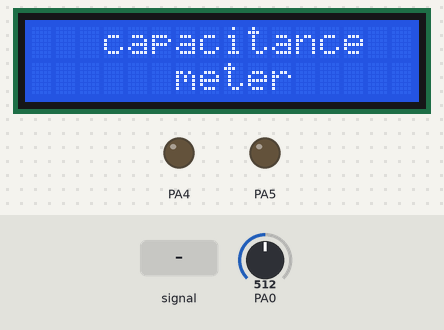
Recording of a program running on a simulated ATmega32, built with avr-gcc and emulated at 8 MHz. On the bench: 16×2 character LCD, output pins drawn as LEDs (lit = HIGH). Wiring (inferred from the names in the program): character LCD (HD44780): RS PD1; R/W PD2; E PD0; data PD4, PD5, PD6, PD7. The inputs (shaded band) are chosen by the test bench; at power-on: PA0 = 512. Pins used as bus, display or sensor lines are not drawn.

Above: at 0.5 s.
2.3 s: PA0 fed a 200 Hz sine of ±255 counts around its level
At 2.7 s:
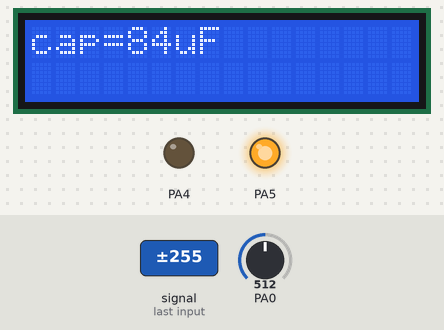
5.3 s: PA0 set to 0
At 6.4 s:
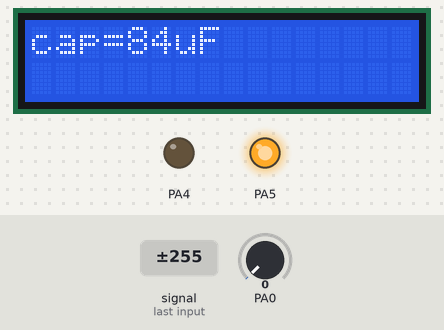
6.8 s: PA0 set to 632
8.3 s: PA0 set to 657
At 10.9 s:
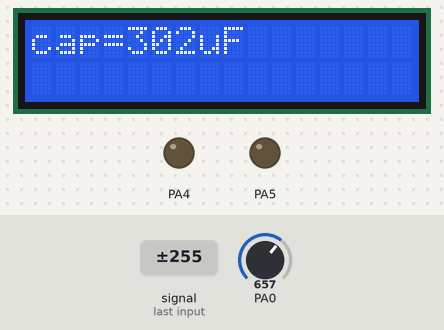
Timing chart, 0 to 12.3 s (numbered marks = the images above; inputs shaded):
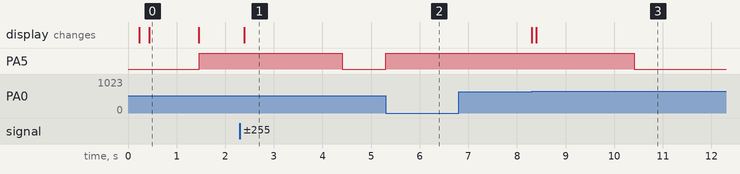

Measured:
- the behaviour switches between 647 and 648 on PA0 (found by bisection; images 2 and 3)
- after the input at 2.3 s, PA5: HIGH → LOW after 2.1 s; the display: changes after 0.09 s (image 1)
- after the input at 5.3 s, PA5: LOW → HIGH at once
- after the input at 6.8 s, every drawn part: stays the same
- after the input at 8.3 s, PA5: HIGH → LOW after 2.1 s; the display: first changes at once (image 3 shows a later state)
- what the display in image 0 shows lasts 1.1 s, from 0.4 s to 1.5 s

The program:

capacitance_meter.c
```c
/*
 * capacitance_meter.c
 *
 * Created: 8/8/2024 8:53:21 PM
 *  Author: Omar Mahfouz
 */


#include <avr/io.h>
#include <avr/interrupt.h>
#define F_CPU 8000000UL
#include <util/delay.h>
#include "ADC.h"
#include "LCD.h"
#include "Timer_driver.h"
#include "STD_MACROS.h"
#define RESISTOR (10000.0)
volatile unsigned long counter1=0;
unsigned long time,start_time;
float capacitance;

int main(void)
{

	LCD_init();
	ADC_vinit();
	timer0_ctc_Vinit();
	LCD_move_cursor(1,4);
	LCD_send_string("capacitance");
	LCD_move_cursor(2,7);
	LCD_send_string("meter");
	_delay_ms(1000);
	LCD_clearscreen();

    while(1)
    {
		SET_BIT(DDRA,5);
		CLR_BIT(DDRA,4);
		DIO_WRITE('A',5,1);
		start_time=counter1;
		while(ADC_u16Read()<648);
			time=counter1-start_time;
			capacitance=((time/RESISTOR)*1000);
			if (capacitance>=1)
			{
				LCD_clearscreen();
				LCD_send_string("cap=");
				if (capacitance<10)
				{
					LCD_vsend_char((unsigned short)capacitance+48);
				}

				else if (capacitance<99)
				{
					LCD_vsend_char((unsigned short)capacitance/10+48);
					LCD_vsend_char((unsigned short)capacitance%10+48);
				}
				else
				{
					LCD_vsend_char((unsigned short)capacitance/100+48);
					LCD_vsend_char(((unsigned short)capacitance/10)-(((unsigned short)capacitance/100)*10)+48);
					LCD_vsend_char((unsigned short)capacitance%10+48);

				}

				LCD_send_string("uF");
				_delay_ms(2000);
			}
			else
			{
				LCD_clearscreen();
				LCD_send_string("Out of range");
				_delay_ms(2000);
			}
			DIO_WRITE('A',5,0);
			CLR_BIT(DDRA,5);
			SET_BIT(DDRA,4);
			DIO_WRITE('A',4,0);
			while(ADC_u16Read()>0);
    }
}
ISR(TIMER0_COMP_vect)
{
	counter1++;
}
```

ADC.h
```c
/*
 * ADC.h
 *
 * Created: 8/1/2024 6:39:53 PM
 *  Author: Omar Mahfouz
 */


#ifndef ADC_H_
#define ADC_H_

void ADC_vinit(void);
unsigned short ADC_u16Read(void);


#endif /* ADC_H_ */
```

ADC_DERIVER.c
```c
/*
 * ADC_DERIVER.c
 *
 * Created: 8/1/2024 6:39:40 PM
 *  Author: Omar Mahfouz
 */
#include <avr/io.h>
#include "STD_MACROS.h"
void ADC_vinit(void)
{
	SET_BIT(ADMUX,REFS0);//configure V_ref
	SET_BIT(ADCSRA,ADEN);//enable ADC
	/*choose ADC pin*/
	CLR_BIT(ADMUX,MUX0);
	CLR_BIT(ADMUX,MUX1);
	CLR_BIT(ADMUX,MUX2);
	/*adjust ADC clk*/
	SET_BIT(ADCSRA,ADPS1);
	SET_BIT(ADCSRA,ADPS2);
}

unsigned short ADC_u16Read(void)
{
	unsigned short read_val;
	SET_BIT(ADCSRA,ADSC);//start conversion
	while(READ_BIT(ADCSRA,ADSC)==1);
	SET_BIT(ADCSRA,ADIF);//clear flag bit
	read_val=ADCL;
	read_val |=(ADCH<<8);
	return read_val;
}
```

STD_MACROS.h
```c
#define register_size	8
#define SET_BIT(reg,bit)	reg|=(1<<bit)
#define CLR_BIT(reg,bit)	reg&=(~(1<<bit))
#define TOG_BIT(reg,bit)	reg^=(1<<bit)
#define READ_BIT(reg,bit)	((reg&(1<<bit))>>bit)
```

LCD_DRIVER.c
```c
/*
 * LCD_DRIVER.c
 *
 * Created: 7/24/2024 12:32:55 PM
 *  Author: PC
 */

#define four_bit_mode
#define CURSOR_DISPLAY 0x0c
#include "LCD.h"
#define F_CPU	8000000UL
#include <util/delay.h>
void LCD_vsend_char(char data)
{
	#if defined	eight_bit_mode
{
	DIO_write_port(PORT_DATA,data);
	DIO_WRITE(PORT_CONTROL,RS,1);
	enable();
}
	#elif defined four_bit_mode
	{


	DIO_write_High_nipple(PORT_DATA,data>>4);
	DIO_WRITE(PORT_CONTROL,RS,1);
	enable();
	DIO_write_High_nipple(PORT_DATA,data);
	DIO_WRITE(PORT_CONTROL,RS,1);
	enable();
	}
	#endif
	_delay_ms(1);
}
void LCD_vsend_cmd(char cmd)
{
	#if defined	eight_bit_mode
{
	DIO_write_port(PORT_DATA,cmd);
	DIO_WRITE(PORT_CONTROL,RS,0);
	enable();
}
	#elif defined four_bit_mode
	{
	DIO_write_High_nipple(PORT_DATA,cmd>>4);
	DIO_WRITE(PORT_CONTROL,RS,0);
	enable();
	DIO_write_High_nipple(PORT_DATA,cmd);
	DIO_WRITE(PORT_CONTROL,RS,0);
	enable();
	}
	#endif
	_delay_ms(1);
}
void LCD_init(void)
{
	_delay_ms(200);
	#if defined eight_bit_mode
	{


	DIO_SETPORT_DIR(PORT_DATA,0xff);
	DIO_SETPIN_DIR(PORT_CONTROL,EN,1);
	DIO_SETPIN_DIR(PORT_CONTROL,RS,1);
	DIO_SETPIN_DIR(PORT_CONTROL,RW,1);
	DIO_WRITE(PORT_CONTROL,RW,0);
	LCD_vsend_cmd(EIGHT_BITS);
	_delay_ms(1);
	LCD_vsend_cmd(CURSOR_DISPLAY);
	_delay_ms(1);
	LCD_vsend_cmd(CLR_SCREEN);
	_delay_ms(10);
	LCD_vsend_cmd(ENTRY_MODE);
	_delay_ms(1);
	}
#elif defined four_bit_mode
{
	DIO_SET_high_nipple(PORT_DATA);
	DIO_SETPIN_DIR(PORT_CONTROL,EN,1);
	DIO_SETPIN_DIR(PORT_CONTROL,RS,1);
	DIO_SETPIN_DIR(PORT_CONTROL,RW,1);
	DIO_WRITE(PORT_CONTROL,RW,0);
	LCD_vsend_cmd(RETURN_HOME);
	_delay_ms(10);
	LCD_vsend_cmd(FOUR_BITS);
	_delay_ms(1);
	LCD_vsend_cmd(CURSOR_DISPLAY);
	_delay_ms(1);
	LCD_vsend_cmd(CLR_SCREEN);
	_delay_ms(10);
	LCD_vsend_cmd(ENTRY_MODE);
	_delay_ms(1);
}
	#endif

}
void LCD_move_cursor(char row,char col)
{
	char cmd;
	if (row<1 || row>2 || col<1 || col>16)
	{
		cmd=0x80;
	}
	else if(row==1)
	{
		cmd=0x80+col-1;
	}
	else
	{
		cmd=0xc0+col-1;
	}
	LCD_vsend_cmd(cmd);
}
void LCD_clearscreen(void)
{
	LCD_vsend_cmd(CLR_SCREEN);
	_delay_ms(10);
}
void LCD_send_string(char *ptr)
{
	while(*ptr != 0)
	{
		LCD_vsend_char(*ptr);
		ptr++;
	}
}
void  enable(void)
{
	DIO_WRITE(PORT_CONTROL,EN,1);
	_delay_ms(2);
	DIO_WRITE(PORT_CONTROL,EN,0);
	_delay_ms(2);

}
```

LCD.h
```c
/*
 * LCD.h
 *
 * Created: 7/24/2024 12:33:09 PM
 *  Author: PC
 */


#ifndef LCD_H_
#define LCD_H_

#define CLR_SCREEN	0x01
//#define CURSOR_DISPLAY 0x0E
#define RETURN_HOME 0x02
#define ENTRY_MODE 0x06
#define FOUR_BITS	0x28
#define EIGHT_BITS	0x38
#define EN	0
#define RS	1
#define RW	2
#define PORT_DATA	'D'
#define PORT_CONTROL 'D'
void LCD_vsend_char(char data);
void LCD_vsend_cmd(char cmd);
void LCD_init(void);
void LCD_move_cursor(char row,char col);
void LCD_clearscreen(void);
void LCD_clearscreen(void);
void LCD_send_string(char *ptr);
void enable(void);


#endif /* LCD_H_ */
```

Timer_driver.c
```c
/*
 * Timer_driver.c
 *
 * Created: 8/8/2024 2:16:08 PM
 *  Author:Omar Mahfouz
 */
#include "STD_MACROS.h"
#include <avr/interrupt.h>
void Timer0_normal_Vinit(void)
{
	/*CLR WGM00 WGM01 bits in TccR0 to be in normal mode*/
	CLR_BIT(TCCR0,WGM00);
	CLR_BIT(TCCR0,WGM01);

	/*set timer clock prescaler 1024 101*/
	SET_BIT(TCCR0,CS00);
	CLR_BIT(TCCR0,CS01);
	//SET_BIT(TCCR0,CS02);

	/*TCNT0 value for 10ms we need 256-n(79)*/


	sei();
	SET_BIT(TIMSK,TOIE0);
}


void timer0_ctc_Vinit(void)
{
	/*set  WGM01 bits in TccR0 to be in ctc mode*/
	SET_BIT(TCCR0,WGM01);
	/*set timer clock prescaler 256 101*/
	SET_BIT(TCCR0,CS02);
	CLR_BIT(TCCR0,CS00);
	CLR_BIT(TCCR0,CS01);

	/*OCR0 value for 10ms */
	OCR0=30;

	sei();
	SET_BIT(TIMSK,OCF0);

}

void Timer0_wave_nonpwm(void)
{

	/*set  WGM01 bits in TccR0 to be in ctc mode*/
	SET_BIT(TCCR0,WGM01);
	/*set bit 3 as output pin*/
	 SET_BIT(DDRB,3);
	 /*OCR0 value for 10ms */
	 OCR0=64;
	 /*set timer clock prescaler 1024 101*/
	 SET_BIT(TCCR0,CS00);
	 CLR_BIT(TCCR0,CS01);
	 SET_BIT(TCCR0,CS02);
    /*set toggle to pin oc0*/
	SET_BIT(TCCR0,COM00);
}
void Timer0_wave_fastpwm(void)
{
	/*SEt WGM00 WGM01 to be in fast pwm mode*/
	SET_BIT(TCCR0,WGM00);
	SET_BIT(TCCR0,WGM01);
	/*set PB3 as out put*/
	SET_BIT(DDRB,3);
	/*set OCR0 value*/
	OCR0=64;
	/*set clock prescaler 1024*/
	SET_BIT(TCCR0,CS00);
	CLR_BIT(TCCR0,CS01);
	SET_BIT(TCCR0,CS02);
	/*SET COM0:1*/
	SET_BIT(TCCR0,COM00);
	SET_BIT(TCCR0,COM01);
}

void Timer0_wave_phasecorrect(void)
{
	/*SEt WGM00 WGM01 to be in fast pwm mode*/
	SET_BIT(TCCR0,WGM00);
	CLR_BIT(TCCR0,WGM01);
	/*set PB3 as out put*/
	SET_BIT(DDRB,3);
	/*set OCR0 value*/
	OCR0=64;
	/*set clock prescaler 1024*/
	SET_BIT(TCCR0,CS00);
	CLR_BIT(TCCR0,CS01);
	SET_BIT(TCCR0,CS02);
	/*SET COM0:1*/
	CLR_BIT(TCCR0,COM00);
	SET_BIT(TCCR0,COM01);
}
```

Timer_driver.h
```c
/*
 * Timer_driver.h
 *
 * Created: 8/8/2024 2:16:27 PM
 *  Author: PC
 */


#ifndef TIMER_DRIVER_H_
#define TIMER_DRIVER_H_


void Timer0_normal_Vinit(void);
void Timer0_wave_nonpwm(void);
void timer0_ctc_Vinit(void);
#endif /* TIMER_DRIVER_H_ */
```

DIO.c
```c
/*
 * CFile1.c
 *
 * Created: 6/17/2024 6:18:32 PM
 *  Author: omar mahfouz
 */
#include <avr/io.h>
#include "STD_MACROS.h"
void DIO_SETPIN_DIR(char port,char pin , char dir)
{
	switch (port)
{
	case 'A':
	case 'a':
	if (dir==1)
	{
		SET_BIT(DDRA,pin);
	}
	else
	{
		CLR_BIT(DDRA,pin);
	}
	break;
	case 'B':
	case 'b':
	if (dir==1)
	{
		SET_BIT(DDRB,pin);
	}
	else
	{
		CLR_BIT(DDRB,pin);
	}
	break;
	case 'C':
	case 'c':
	if (dir==1)
	{
		SET_BIT(DDRC,pin);
	}
	else
	{
		CLR_BIT(DDRC,pin);
	}
	break;
	case 'D':
	case 'd':
	if (dir==1)
	{
		SET_BIT(DDRD,pin);
	}
	else
	{
		CLR_BIT(DDRD,pin);
	}
	break;
	default:break;
}
}
void DIO_WRITE(char port,char pin , char val)
{
	switch (port)
	{
	case 'A':
	case 'a':
	if (val==1)
	{
		SET_BIT(PORTA,pin);
	}
	else
	{
		CLR_BIT(PORTA,pin);
	}
	break;
	case 'B':
	case 'b':
	if (val==1)
	{
		SET_BIT(PORTB,pin);
	}
	else
	{
		CLR_BIT(PORTB,pin);
	}
	break;
	case 'C':
	case 'c':
	if (val==1)
	{
		SET_BIT(PORTC,pin);
	}
	else
	{
		CLR_BIT(PORTC,pin);
	}
	break;
	case 'D':
	case 'd':
	if (val==1)
	{
		SET_BIT(PORTD,pin);
	}
	else
	{
		CLR_BIT(PORTD,pin);
	}
	break;
	default:break;
	}
}
void DIO_TOGGLE_BIT(char port , char pin )
{
	switch(port)
	{
		case 'A':
		case 'a':
			TOG_BIT(PORTA,pin);
			break;
		case 'B':
		case 'b':
			TOG_BIT(PORTB,pin);
			break;
		case 'C':
		case 'c':
			TOG_BIT(PORTC,pin);
			break;
		case 'D':
		case 'd':
			TOG_BIT(PORTC,pin);
			break;
	}
}
char DIO_READ(char port , char pin )
{
	unsigned char val;
	switch(port)
	{
		case 'A':
		case 'a':
		 val=READ_BIT(PINA,pin);
		break;
		case 'B':
		case 'b':
		val=READ_BIT(PINB,pin);
		break;
		case 'C':
		case 'c':
		val=READ_BIT(PINC,pin);
		break;
		case 'D':
		case 'd':
		val=READ_BIT(PIND,pin);
		break;
		default:break;
	}
	return val;
}
void DIO_SETPORT_DIR(char port, char dir)
{
	switch(port)
	{
		case 'A':
		case 'a':
			DDRA=dir;
		break;
		case 'B':
		case 'b':
		DDRB=dir;
		break;
		case 'C':
		case 'c':
		DDRC=dir;
		break;
		case 'D':
		case 'd':
		DDRD=dir;
		break;
	}
}
void DIO_TOGGLE_PORT(char port)
{
	switch (port)
	{
		case 'A':
			PORTA ^= 0xFF;
		break;

		case 'B':
		PORTA ^= 0xFF;
		break;
		case 'C':
		PORTA ^= 0xFF;
		break;
		case 'D':
		PORTA ^= 0xFF;
		break;
		default:break;


	}
}
void DIO_write_port(char port , char val)
{
	switch(port)
	{
		case 'A':
		case 'a':
		PORTA=val;
		break;
		case 'B':
		case 'b':
		PORTB=val;
		break;
		case 'C':
		case 'c':
		PORTC=val;
		break;
		case 'D':
		case 'd':
		PORTD=val;
		break;
	}
}
void DIO_SET_high_nipple(char port)
{
			DIO_SETPIN_DIR(port,4,1);
			DIO_SETPIN_DIR(port,5,1);
			DIO_SETPIN_DIR(port,6,1);
			DIO_SETPIN_DIR(port,7,1);


}
void DIO_write_High_nipple(char port,char val)
{
		DIO_WRITE(port,4,READ_BIT(val,0));
		DIO_WRITE(port,5,READ_BIT(val,1));
		DIO_WRITE(port,6,READ_BIT(val,2));
		DIO_WRITE(port,7,READ_BIT(val,3));

}
```
